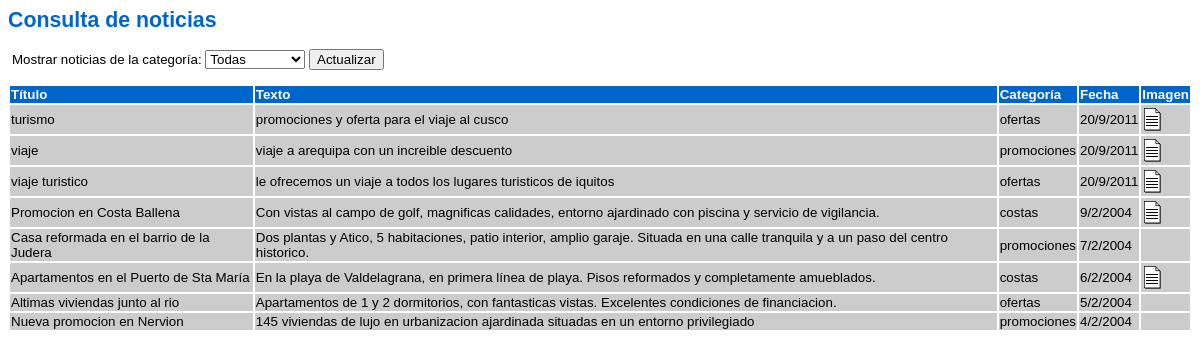
/CLASE2/Ejercicio3_Cons.php, run on the app's committed database.
### tables this page shows
CREATE TABLE `noticias` (
  `id` smallint(5) unsigned NOT NULL auto_increment,
  `titulo` varchar(100) NOT NULL default '',
  `texto` text NOT NULL,
  `categoria` enum('promociones','ofertas','costas') NOT NULL default 'promociones',
  `fecha` date NOT NULL default '0000-00-00',
  `imagen` varchar(100) default NULL,
  PRIMARY KEY  (`id`)
);

### CLASE2/lib/fecha.php (called while the page is built, shortened)
<?PHP
function date2string ($date)
{
   $string = date ("j/n/Y", strtotime($date));
   return ($string);
}
?>

### CLASE2/Ejercicio3_Cons.php (the view, shortened to what this page needs)
<HTML LANG="es">
<HEAD>
   <LINK REL="stylesheet" TYPE="text/css" HREF="estilo.css">
<?PHP
   include ("lib/fecha.php");
?>
</HEAD>
<BODY>
<H1>Consulta de noticias</H1>
<FORM NAME="selecciona" ACTION="Ejercicio3_Cons.php" METHOD="POST">
<P>Mostrar noticias de la categoría:
<SELECT NAME="categoria">
   <OPTION VALUE="Todas" SELECTED>Todas
   <OPTION VALUE="Promociones">Promociones
</SELECT>
<INPUT TYPE="submit" NAME="actualizar" VALUE="Actualizar"></P>
</FORM>
<?PHP
   $con = mysql_connect ("localhost","root","root") or die ("No Conecta al servidor");
      $instruccion = "select * from noticias";
        $instruccion = $instruccion . " order by fecha desc";
        $consulta = mysql_query ($instruccion, $con) or die ("Fallo en la consulta");
      $nfilas = mysql_num_rows ($consulta);
      if ($nfilas > 0)
      {
         print ("<TABLE>\n");
         print ("<TR>\n");
         print ("<TH>Título</TH>\n");
         print ("<TH>Texto</TH>\n");
         print ("<TH>Categoría</TH>\n");
         print ("<TH>Fecha</TH>\n");
         print ("<TH>Imagen</TH>\n");
         print ("</TR>\n");
         for ($i=0; $i<$nfilas; $i++)
         {
            $resultado = mysql_fetch_array ($consulta);
            print ("<TR>\n");
            print ("<TD>" . $resultado['titulo'] . "</TD>\n");
            print ("<TD>" . $resultado['texto'] . "</TD>\n");
            print ("<TD>" . $resultado['categoria'] . "</TD>\n");
            print ("<TD>" . date2string($resultado['fecha']) . "</TD>\n");
            if ($resultado['imagen'] != "")
               print ("<TD><A TARGET='_blank' HREF='img/" . $resultado['imagen'] .
                      "'><IMG BORDER='0' SRC='img/ico-fichero.gif' ALT='Imagen asociada'></A></TD>\n");
            else
               print ("<TD>&nbsp;</TD>\n");
            print ("</TR>\n");
         }
         print ("</TABLE>\n");
      }
      else
         print ("No hay noticias disponibles");
?>
</BODY>
</HTML>

### CLASE2/estilo.css (style rules this page uses)
BODY { font-family: verdana,arial, sans-serif; font-size: 10pt; }
H1 { font-size: 16pt; font-weight: bold; color: #0066CC; }
FORM P { clear: left; margin: 0.2em; padding: 0.1em; }
TH { font-size: 10pt; font-weight: bold; color: white; background: #0066CC; text-align: left; }
TD { font-size: 10pt; background: #CCCCCC; }

### data on the page
noticias: titulo "turismo", texto "promociones y oferta para el viaje al cusco", categoria "ofertas", fecha "20/9/2011"
noticias: titulo "viaje", texto "viaje a arequipa con un increible descuento", categoria "promociones", fecha "20/9/2011"
noticias: titulo "viaje turistico", texto "le ofrecemos un viaje a todos los lugares turisticos de iquitos", categoria "ofertas", fecha "20/9/2011"
noticias: titulo "Promocion en Costa Ballena", texto "Con vistas al campo de golf, magnificas calidades, entorno ajardinado con piscina y servicio de vigilancia.", categoria "costas", fecha "9/2/2004"
noticias: titulo "Casa reformada en el barrio de la Judera", texto "Dos plantas y Atico, 5 habitaciones, patio interior, amplio garaje. Situada en una calle tranquila y a un paso del centro historico.", categoria "promociones", fecha "7/2/2004"
noticias: titulo "Apartamentos en el Puerto de Sta María", texto "En la playa de Valdelagrana, en primera línea de playa. Pisos reformados y completamente amueblados.", categoria "costas", fecha "6/2/2004"
noticias: titulo "Altimas viviendas junto al rio", texto "Apartamentos de 1 y 2 dormitorios, con fantasticas vistas. Excelentes condiciones de financiacion.", categoria "ofertas", fecha "5/2/2004"
noticias: titulo "Nueva promocion en Nervion", texto "145 viviendas de lujo en urbanizacion ajardinada situadas en un entorno privilegiado", categoria "promociones", fecha "4/2/2004"
